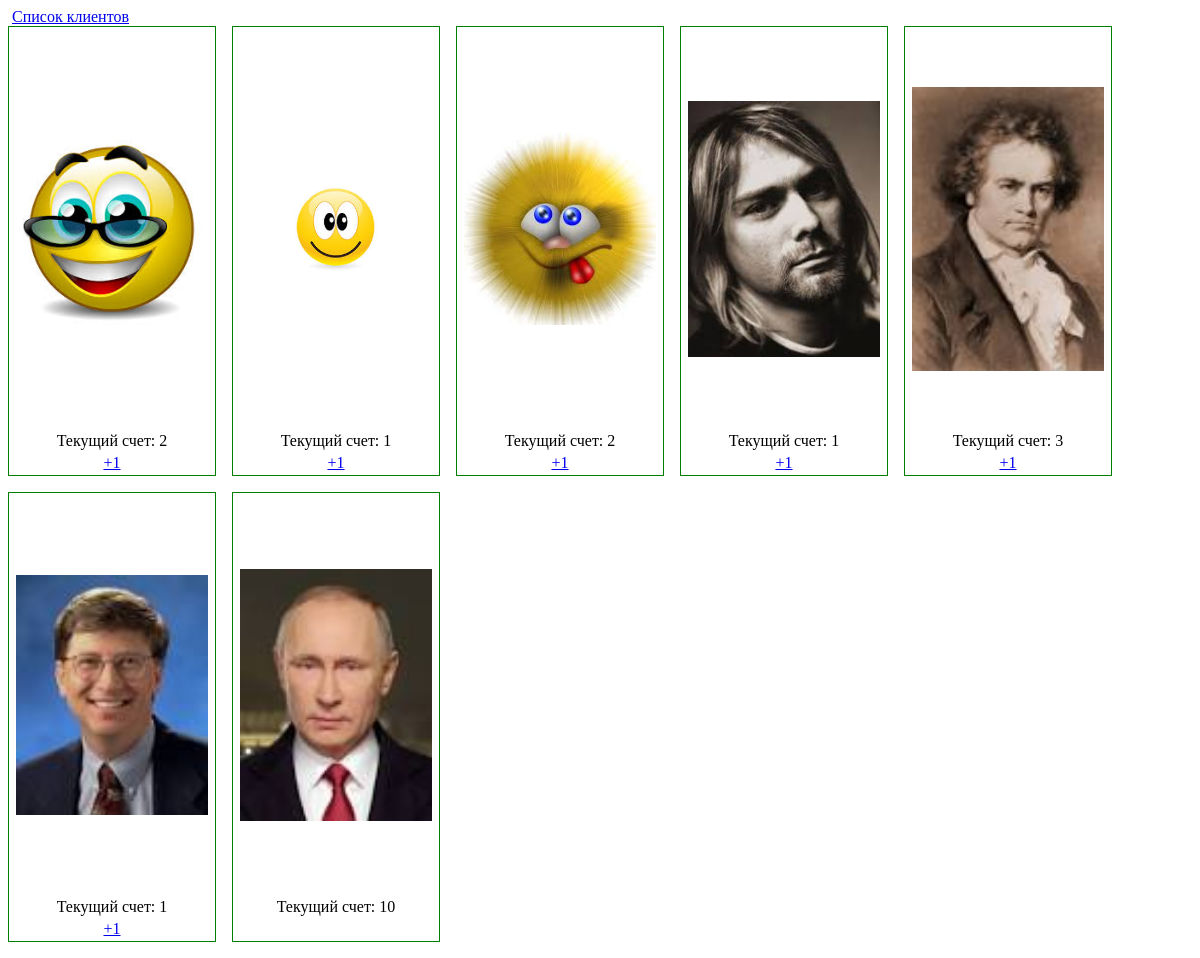
The app's page /photos, older data.
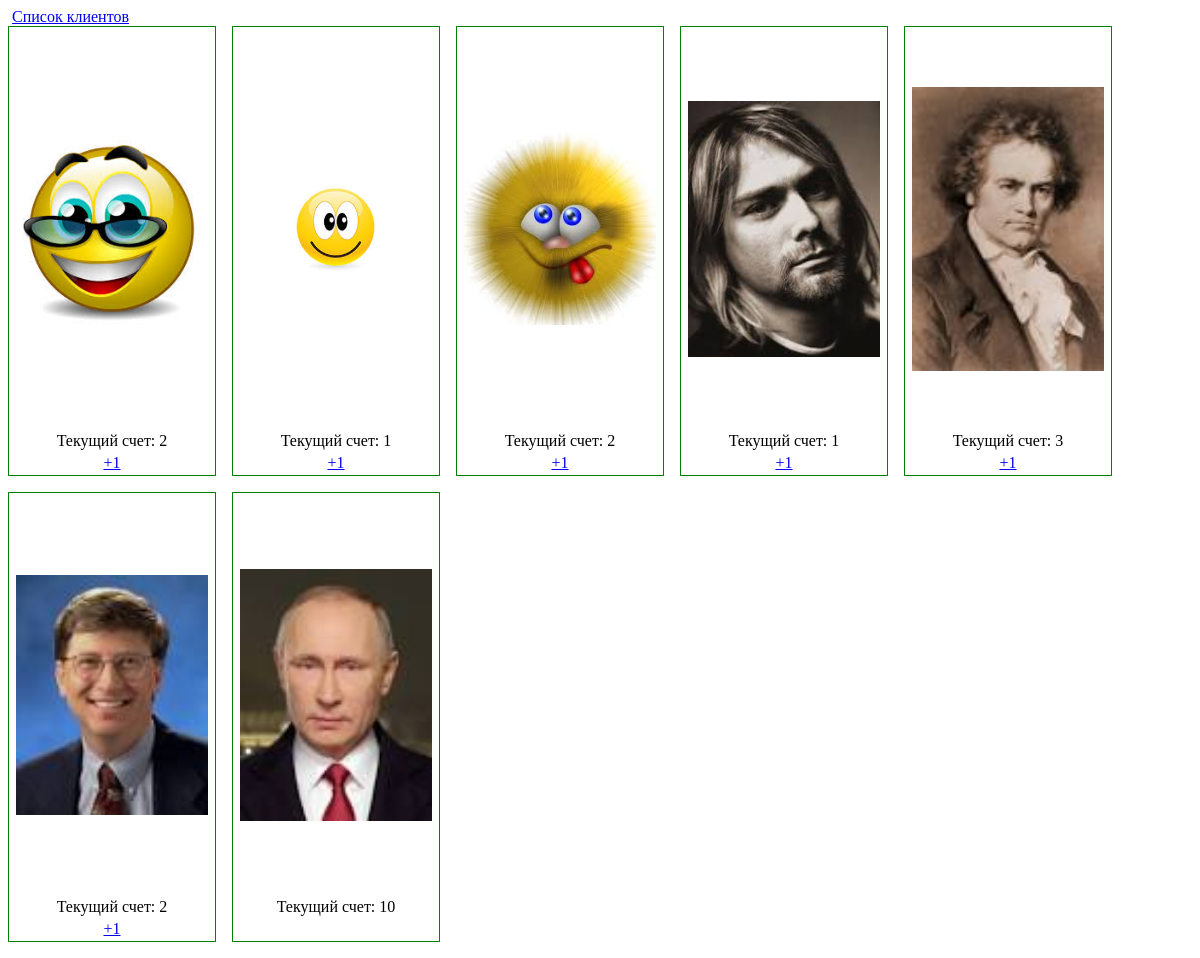
The same page, newer data.
### cBase/models.py (models this page shows)
class Client(models.Model):
	name = models.CharField(max_length=32)
	surname = models.CharField(max_length=32)
	birthday = models.DateField()
	photo = models.FileField(upload_to='photo')
	rating = models.IntegerField(default=0)

### cBase/views.py (the view)
# urls.py: url(r'^photos$', views.photos, name='photos'),
def photos(request):
	if request.GET.get('cID', '') != '':
		c = Client.objects.get(pk=int(request.GET.get('cID', '')))
		if c.rating<10:
			Client.objects.filter(id=int(request.GET.get('cID', ''))).update(rating=c.rating+1)
	clients = Client.objects.all()
	return 	render(request, 'cBase/photos.html', {'clients' : clients})

### cBase/templates/cBase/photos.html (shortened to what this page needs)
﻿<html>
	<head>
	</head>
	<body>
		<a href="/">Список клиентов</a><br/>
		{% for client in clients %}
		<table class="item">
			<tr><td class="img"><img src="/media/{{ client.photo }}"/></td></tr>
			<tr><td>Текущий счет:&nbsp;{{ client.rating }}</td></tr>
			<tr><td>{{ client.id }}</td></tr>
		</table>
		{% endfor %}
	</body>
</html>

### cBase/templates/cBase/photos.html (style rules this page uses)
table.item { float:left; width:13em; border: 1px solid green; margin-right:1em; margin-bottom:1em }
table.item img { width:12em }
table.item td.img { height:400px; }
table.item td { text-align:center }

Row changes from the older to the newer data that the page shows:
changed Client (number 6 of 7 on the later page): rating "1" → "2"
